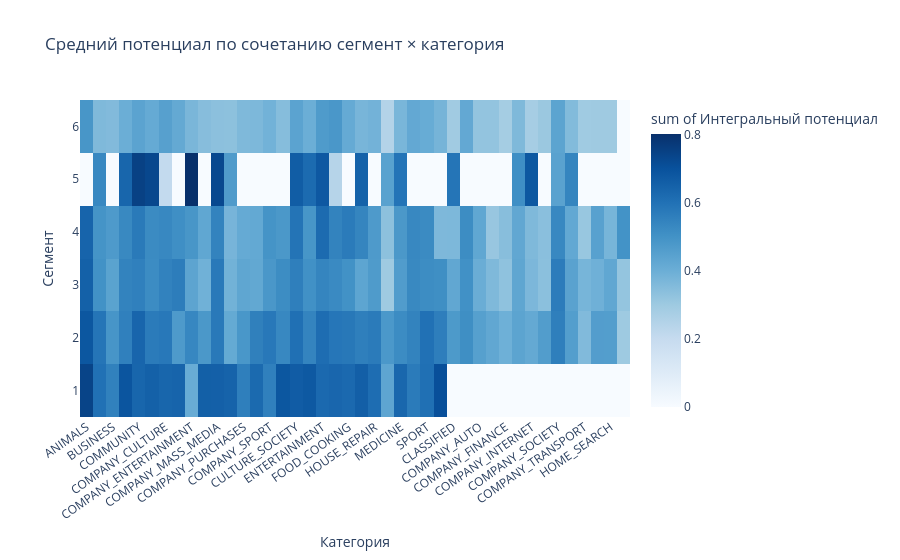

Notebook code for this chart:
### Markdown cell above
## Сегменты × категории: где максимальный потенциал
Матрица поможет увидеть, какие комбинации сегментов и товарных ниш дают лучшую вовлечённость и охват.

### Code cell
segment_category = (
    df.groupby(['Сегмент', 'Категория'])
      .agg({
          'Интегральный потенциал': 'mean',
          'ER суммарный': 'mean',
          'Охват суммарный 30д': 'mean',
          'ID автора': 'count'
      })
      .rename(columns={'ID автора': 'Число авторов'})
      .reset_index()
)

# Топ-12 сочетаний по потенциалу
best_pairs = segment_category.sort_values('Интегральный потенциал', ascending=False).head(12)

fig_heat = px.density_heatmap(
    segment_category,
    x='Категория', y='Сегмент', z='Интегральный потенциал',
    color_continuous_scale=px.colors.sequential.Blues,
    title='Средний потенциал по сочетанию сегмент × категория'
)
fig_heat.update_layout(xaxis_tickangle=-35)

best_pairs
display(fig_heat)
display(best_pairs)

### Figure 1 — Plotly figure (JSON) as saved in the notebook; plotly's stock layout.template omitted (floating-point values rounded to 4 significant figures; data arrays with more than 128 entries replaced by an {"elided": "..."} marker saying what was removed)
{"data": [{"coloraxis": "coloraxis", "histfunc": "sum", "hovertemplate": "Категория=%{x}<br>Сегмент=%{y}<br>sum of Интегральный потенциал=%{z}<extra></extra>", "name": "", "type": "histogram2d", "x": {"elided": "215 str values"}, "xaxis": "x", "xbingroup": "x", "y": {"elided": "215 int values"}, "yaxis": "y", "ybingroup": "y", "z": {"elided": "215 float values"}}], "layout": {"coloraxis": {"colorbar": {"title": {"text": "sum of Интегральный потенциал"}}, "colorscale": [[0.0, "rgb(247,251,255)"], [0.125, "rgb(222,235,247)"], [0.25, "rgb(198,219,239)"], [0.375, "rgb(158,202,225)"], [0.5, "rgb(107,174,214)"], [0.625, "rgb(66,146,198)"], [0.75, "rgb(33,113,181)"], [0.875, "rgb(8,81,156)"], [1.0, "rgb(8,48,107)"]]}, "legend": {"tracegroupgap": 0}, "title": {"text": "Средний потенциал по сочетанию сегмент × категория"}, "xaxis": {"anchor": "y", "domain": [0.0, 1.0], "tickangle": -35, "title": {"text": "Категория"}}, "yaxis": {"anchor": "x", "domain": [0.0, 1.0], "title": {"text": "Сегмент"}}}}
